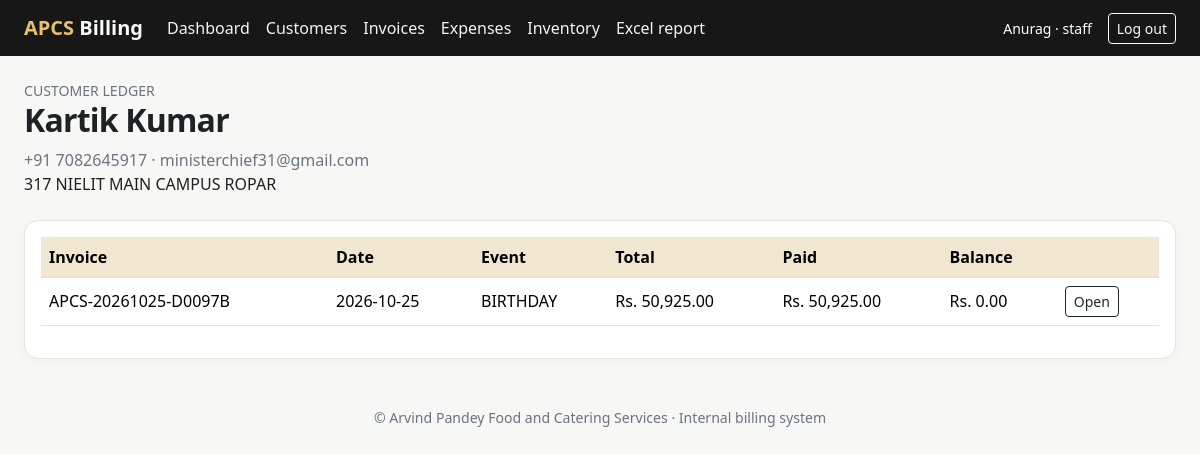
Screenshot of /customers/1/ledger (signed in) with the database file from the repository.
### tables this page shows
CREATE TABLE users(id INTEGER PRIMARY KEY, username TEXT UNIQUE NOT NULL, password_hash TEXT NOT NULL, role TEXT NOT NULL CHECK(role IN ('owner','staff')), active INTEGER NOT NULL DEFAULT 1, created_at TEXT NOT NULL);

CREATE TABLE customers(id INTEGER PRIMARY KEY, name TEXT NOT NULL, phone TEXT, email TEXT, address TEXT, gstin TEXT, created_at TEXT NOT NULL);

CREATE TABLE invoices(id INTEGER PRIMARY KEY, invoice_no TEXT UNIQUE NOT NULL, customer_id INTEGER NOT NULL REFERENCES customers(id), event_name TEXT, event_date TEXT, billing_mode TEXT NOT NULL, subtotal_paise INTEGER NOT NULL, discount_paise INTEGER NOT NULL DEFAULT 0, tax_rate REAL NOT NULL DEFAULT 0, tax_paise INTEGER NOT NULL DEFAULT 0, total_paise INTEGER NOT NULL, notes TEXT, created_by INTEGER REFERENCES users(id), created_at TEXT NOT NULL, status TEXT NOT NULL DEFAULT 'issued');

### app.py (the view)
@app.route("/customers/<int:customer_id>/ledger")
@login_required
def customer_ledger(customer_id):
    with db() as c:
        customer = c.execute("SELECT * FROM customers WHERE id=?", (customer_id,)).fetchone()
        if not customer: abort(404)
        invoices = c.execute("""SELECT i.*, COALESCE((SELECT SUM(p.amount_paise) FROM payments p WHERE p.invoice_id=i.id),0) paid
            FROM invoices i WHERE customer_id=? ORDER BY i.id DESC""", (customer_id,)).fetchall()
    return render_template("ledger.html", customer=customer, invoices=invoices)

### app.py (called while the page is built)
def db():
    con = sqlite3.connect(DB_PATH)
    con.row_factory = sqlite3.Row
    con.execute("PRAGMA foreign_keys=ON")
    return con

def money(paise):
    return f"Rs. {(int(paise or 0)/100):,.2f}"

def login_required(fn):
    @wraps(fn)
    def wrapped(*args, **kwargs):
        if not session.get("user_id"):
            return redirect(url_for("login", next=request.path))
        with db() as c:
            u = c.execute("SELECT * FROM users WHERE id=? AND active=1", (session["user_id"],)).fetchone()
        if not u:
            session.clear()
            return redirect(url_for("login"))
        return fn(*args, **kwargs)
    return wrapped

@app.after_request
def security_headers(resp):
    resp.headers["X-Content-Type-Options"] = "nosniff"
    resp.headers["X-Frame-Options"] = "DENY"
    resp.headers["Referrer-Policy"] = "strict-origin-when-cross-origin"
    resp.headers["Cache-Control"] = "no-store"
    return resp

@app.context_processor
def inject_globals():
    return {"business_name": APP_NAME, "business_address": BUSINESS_ADDRESS, "business_phone": BUSINESS_PHONE,
            "business_gstin": GSTIN, "current_user": session.get("username"), "current_role": session.get("role")}

### templates/ledger.html
{% extends "base.html" %}{% block title %}Customer ledger{% endblock %}{% block content %}
<div class="mb-4"><div class="small-muted">CUSTOMER LEDGER</div><h1 class="page-title h2">{{ customer.name }}</h1><div class="text-secondary">{{ customer.phone or '' }} · {{ customer.email or '' }}</div><div>{{ customer.address or '' }}</div></div>
<div class="card p-3"><div class="table-responsive"><table class="table align-middle"><thead><tr><th>Invoice</th><th>Date</th><th>Event</th><th>Total</th><th>Paid</th><th>Balance</th><th></th></tr></thead><tbody>{% for i in invoices %}<tr><td>{{ i.invoice_no }}</td><td>{{ i.created_at[:10] }}</td><td>{{ i.event_name or '—' }}</td><td>{{ i.total_paise|money }}</td><td>{{ i.paid|money }}</td><td>{{ (i.total_paise-i.paid)|money }}</td><td><a class="btn btn-sm btn-outline-dark" href="{{ url_for('invoice_detail',invoice_id=i.id) }}">Open</a></td></tr>{% else %}<tr><td colspan="7" class="text-center text-secondary py-4">No invoices for this customer.</td></tr>{% endfor %}</tbody></table></div></div>{% endblock %}

### templates/base.html (shortened to what this page needs)
<!doctype html>
<html lang="en">
<head>
<link href="https://cdn.jsdelivr.net/npm/bootstrap@5.3.3/dist/css/bootstrap.min.css" rel="stylesheet">
</head>
<body>
<nav class="navbar navbar-expand-lg navbar-dark mb-4"><div class="container-fluid px-lg-4">
<a class="navbar-brand" href="{{ url_for('dashboard') }}">APCS <span class="text-light">Billing</span></a>
<div class="collapse navbar-collapse" id="nav">
{% if current_user %}
<ul class="navbar-nav me-auto">
<li class="nav-item"><a class="nav-link" href="{{ url_for('dashboard') }}">Dashboard</a></li>
<li class="nav-item"><a class="nav-link" href="{{ url_for('customers') }}">Customers</a></li>
<li class="nav-item"><a class="nav-link" href="{{ url_for('invoices') }}">Invoices</a></li>
<li class="nav-item"><a class="nav-link" href="{{ url_for('expenses') }}">Expenses</a></li>
<li class="nav-item"><a class="nav-link" href="{{ url_for('inventory') }}">Inventory</a></li>
<li class="nav-item"><a class="nav-link" href="{{ url_for('reports_xlsx') }}">Excel report</a></li>
</ul>
<div class="d-flex align-items-center gap-3 text-white small"><span>{{ current_user }} · {{ current_role }}</span><form method="post" action="{{ url_for('logout') }}"><button class="btn btn-sm btn-outline-light">Log out</button></form></div>
{% endif %}
</div></div></nav>
<main class="container-fluid px-lg-4 pb-5">
{% block content %}{% endblock %}
<footer class="text-center small-muted mt-5">© {{ business_name }} · Internal billing system</footer>
</main>
</body></html>

### templates/base.html (style rules this page uses)
:root { --gold:#c89b3c;--gold-dark:#8b6914;--ink:#202124;--paper:#f7f7f5 }
body { background:var(--paper);color:var(--ink) }
.navbar { background:#171717 }
.navbar-brand { color:#e6c36a!important;font-weight:700 }
.card { border:1px solid #e9e4d8;border-radius:14px;box-shadow:0 3px 12px #00000008 }
.table thead th { background:#f1e7d0 }
.nav-link { color:#f4f4f4 }
.small-muted { color:#6b7280;font-size:.88rem }
.page-title { font-weight:750;letter-spacing:-.025em }

### rows the page displays
users: username "Anurag", role "staff"
customers: name "Kartik Kumar", phone "+91 7082645917", email "ministerchief31@gmail.com", address "317 NIELIT MAIN CAMPUS ROPAR"
invoices: invoice_no "APCS-20261025-D0097B", created_at "2026-10-25", event_name "BIRTHDAY", total_paise "Rs. 50,925.00", paid "Rs. 50,925.00", (i.total_paise-i.paid)|money "Rs. 0.00"

### other values shown
{{ business_name }} "Arvind Pandey Food and Catering Services"
